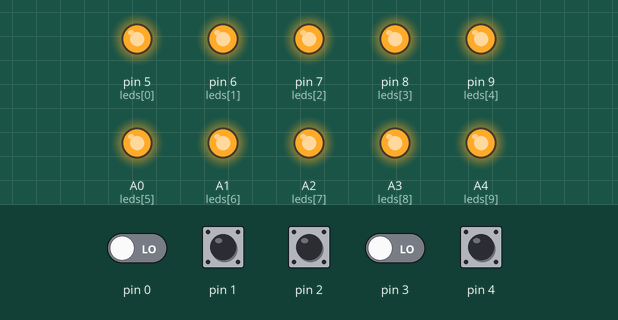
Bench run of a sketch on a simulated Arduino Uno, built with avr-gcc and run on an emulated ATmega328P. Parts: output pins drawn as LEDs (lit = HIGH). The test bench sets the inputs (shaded band); at power-on: pin 1, pin 2, pin 4 HIGH, pin 0, pin 3 LOW. Random numbers use the default seed unless the sketch sets one.

Above: at 1.0 s.
At 3.1 s:
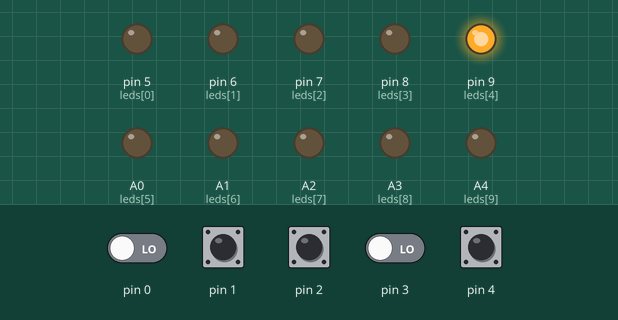
At 6.1 s:
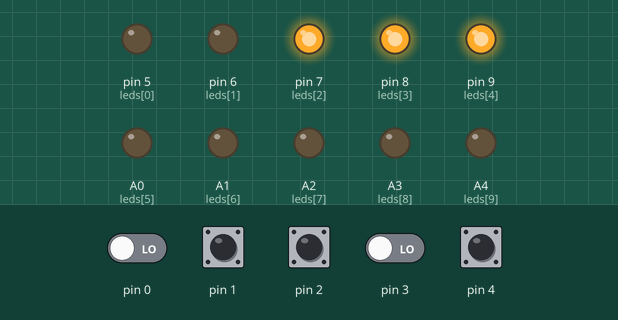
At 9.1 s:
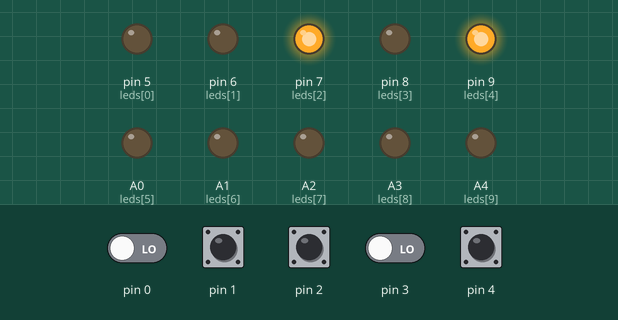
At 22.1 s:
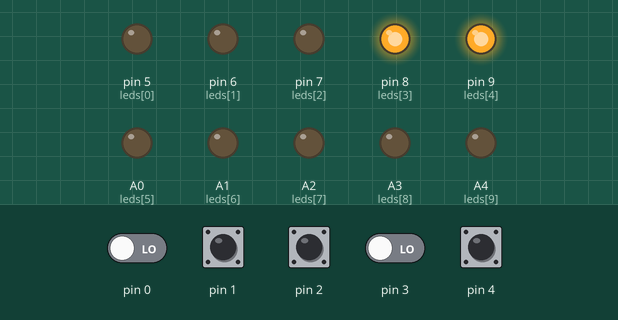
At 38.1 s:
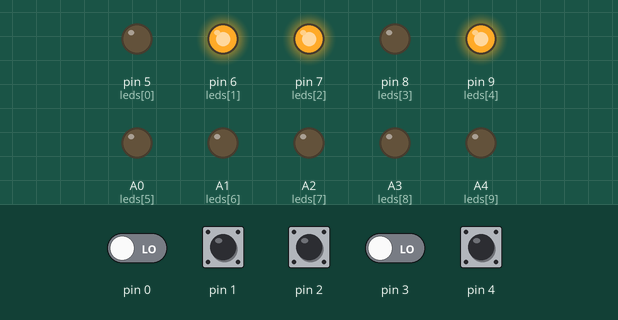
Timing chart, 0 to 40.0 s (numbered marks = the images above):
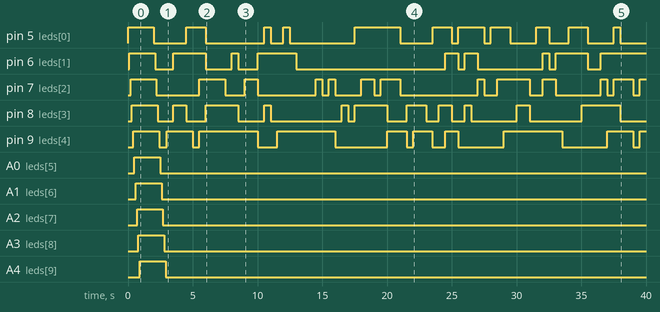

Measured:
- by itself, pin 5 (leds[0]): HIGH → LOW at 2.0 s, → HIGH 2.5 s later, → LOW 1.5 s later, → HIGH 4.5 s later, … (21 changes in this stretch)
- by itself, pin 6 (leds[1]): HIGH → LOW at 2.1 s, → HIGH 1.4 s later, → LOW 2.5 s later, → HIGH 2.0 s later, … (16 changes in this stretch)
- by itself, pin 7 (leds[2]): HIGH → LOW at 2.2 s, → HIGH 3.3 s later, → LOW 2.0 s later, → HIGH 1.5 s later, … (24 changes in this stretch)
- by itself, pin 8 (leds[3]): HIGH → LOW at 2.3 s, → HIGH 1.2 s later, → LOW 1.0 s later, → HIGH 1.5 s later, … (21 changes in this stretch)
- by itself, pin 9 (leds[4]): HIGH → LOW at 2.4 s, → HIGH 0.60 s later, → LOW 2.0 s later, → HIGH 0.50 s later, … (18 changes in this stretch)

The sketch:

arduino-christmas-lights.ino
```cpp
int randNumber;
int leds[] = {5, 6, 7, 8, 9, A0, A1, A2, A3, A4};
int ledcount = 10;

void setup() {
  // init random engine
  randomSeed(analogRead(5));

  // set all led as output
  for (int i=0; i < ledcount; i++) {
    pinMode(leds[i], OUTPUT);
  }


  // blink all the leds once
  for (int i=0; i < ledcount; i++) {
    digitalWrite(leds[i], HIGH);
    delay(100);
  }

  delay(1000);

  for (int i=0; i < ledcount; i++) {
    digitalWrite(leds[i], LOW);
    delay(100);
  }
}

void loop() {
  for (int i=0; i < 3; i++) {
    randNumber = random(ledcount);
    digitalWrite(randNumber, !digitalRead(randNumber));
  }
  delay(500);
}
```
